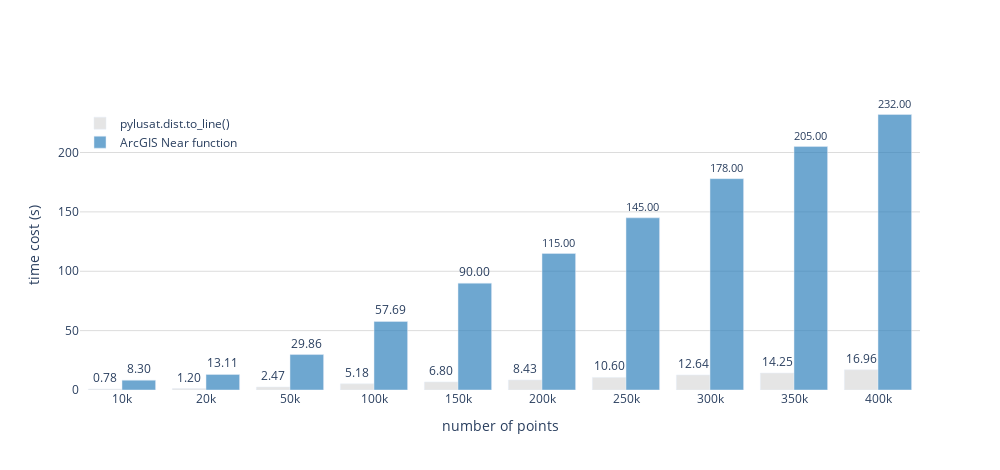

This figure's notebook cell:
### Code cell
fig = go.Figure()

fig.add_trace(go.Bar(
    x=line_dist_df['number of points'],
    y=line_dist_df['pylusat.dist.to_line()'],
    name='pylusat.dist.to_line()',
    marker_color='rgba(204,204,204,0.5)',
))

fig.add_trace(go.Bar(
    x=line_dist_df['number of points'],
    y=line_dist_df['ArcGIS Near function'],
    name='ArcGIS Near function',
    marker_color='rgba(49,130,189,0.7)',
))

fig.update_traces(texttemplate='%{y:.2f}', textposition='outside')
fig.update_xaxes(showgrid=False, title='total number of measurements')
fig.update_yaxes(showgrid=True, title='time cost (s)',
                 gridwidth=1, gridcolor='gainsboro')
fig.update_layout(
    width=1000, height=470,
    showlegend=True,
    plot_bgcolor='rgba(0,0,0,0)',
    legend=dict(
        yanchor="top",
        y=0.97,
        xanchor="left",
        x=0,
        bgcolor='rgba(0,0,0,0)'
    )
)

# fig.write_image("line_dist.png", scale=5, width=1000, height=470)
fig.show()

### Figure 1 — Plotly figure (JSON) as saved in the notebook; plotly's stock layout.template omitted (floating-point values rounded to 4 significant figures)
{"data": [{"marker": {"color": "rgba(204,204,204,0.5)"}, "name": "pylusat.dist.to_line()", "textposition": "outside", "texttemplate": "%{y:.2f}", "type": "bar", "x": ["10k", "20k", "50k", "100k", "150k", "200k", "250k", "300k", "350k", "400k"], "y": [0.78, 1.2, 2.47, 5.18, 6.8, 8.43, 10.6, 12.64, 14.25, 16.96]}, {"marker": {"color": "rgba(49,130,189,0.7)"}, "name": "ArcGIS Near function", "textposition": "outside", "texttemplate": "%{y:.2f}", "type": "bar", "x": ["10k", "20k", "50k", "100k", "150k", "200k", "250k", "300k", "350k", "400k"], "y": [8.3, 13.11, 29.86, 57.69, 90, 115, 145, 178, 205, 232]}], "layout": {"height": 470, "legend": {"bgcolor": "rgba(0,0,0,0)", "x": 0, "xanchor": "left", "y": 0.97, "yanchor": "top"}, "plot_bgcolor": "rgba(0,0,0,0)", "showlegend": true, "width": 1000, "xaxis": {"showgrid": false, "title": {"text": "number of points"}}, "yaxis": {"gridcolor": "gainsboro", "gridwidth": 1, "showgrid": true, "title": {"text": "time cost (s)"}}}}
